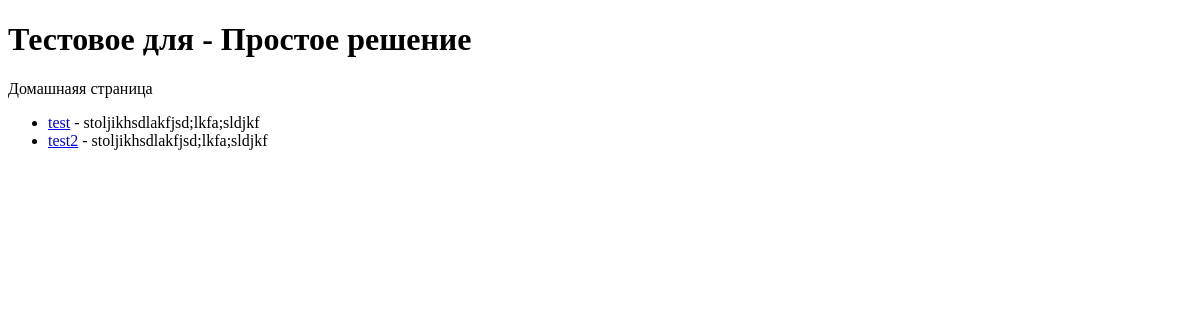
/, run on an earlier commit of the app's database.
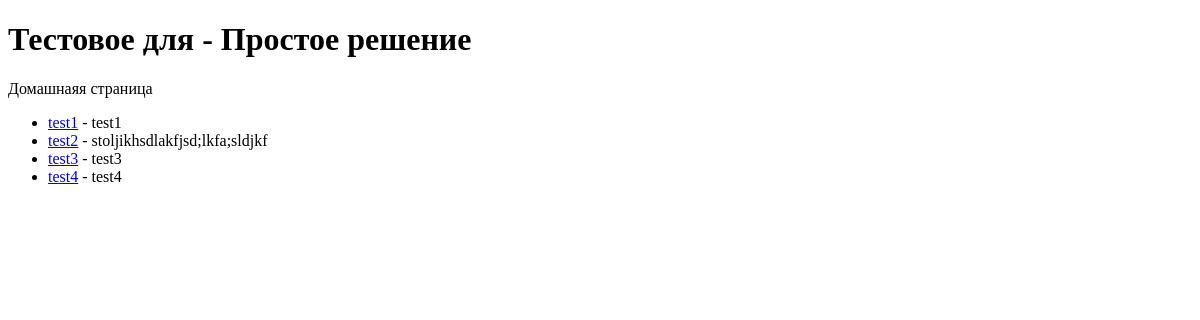
And on a later commit of the database.
### items/models.py (models this page shows, shortened)
class Item(models.Model):
    stripe_item_id = models.CharField(max_length=255)
    name = models.CharField(max_length=255)
    description = models.CharField(max_length=255)
    price = models.IntegerField(default=0)
    currency = models.CharField(max_length=3, default='usd')

### items/views.py (the view)
# urls.py: path('', index, name='index'),
def index(request):
    items = Item.objects.all()
    return render(request, 'items/index.html', {'items': items})

### items/templates/items/index.html (shortened to what this page needs)
<!DOCTYPE html>
<html lang="ru">
  <head>
  </head>
  <body>
    <h1>Тестовое для - Простое решение</h1>
    <p>Домашнаяя страница</p>
    <ul>
      {% for item in items %}
        <li>
          <a href="{% url 'item_detail' id=item.id %}">{{ item.name }}</a>
          - {{ item.description }}
        </li>
      {% endfor %}
    </ul>
  </body>
</html>

What changed in the data, as far as the page shows it:
changed Item: name "test" → "test1"; description "stoljikhsdlakfjsd;lkfa;sldjkf" → "test1"
added Item: name "test3", description "test3"
added Item: name "test4", description "test4"
